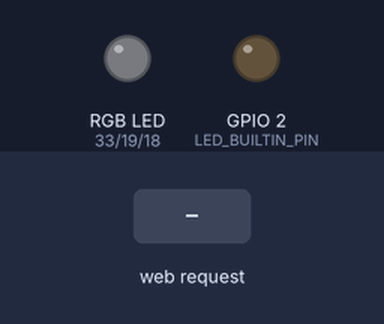
Recording of a program running on a simulated ESP32. Parts: an RGB LED mixed from three pins (HIGH = lit), output pins drawn as LEDs (lit = HIGH). The test bench sets the inputs (shaded band). WiFi joins after 1.5 s; servers stay silent unless stated; what the program prints to the serial monitor is not drawn.

Above: at 2.7 s.
2.8 s: HTTP request GET /H received
At 3.8 s:
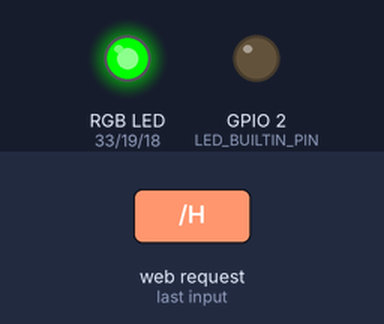
4.3 s: HTTP request GET /L received
At 5.0 s:
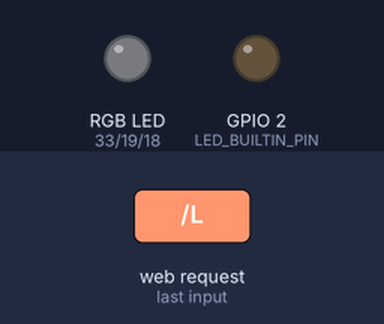
Timing chart, 0 to 7.3 s (numbered marks = the images above; inputs shaded):
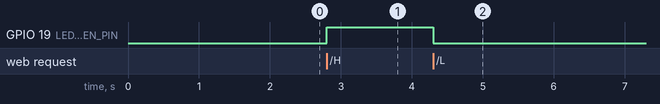

The program:

main.cpp
```cpp
/*
 WiFi Web Server LED Blink
 A simple web server that lets you blink an LED via the web.
 This sketch will print the IP address of your WiFi Shield (once connected)
 to the Serial monitor. From there, you can open that address in a web browser
 to turn on and off the LED on pin 5.
 If the IP address of your shield is yourAddress:
 http://yourAddress/H turns the LED on
 http://yourAddress/L turns it off
 This example is written for a network using WPA encryption. For
 WEP or WPA, change the Wifi.begin() call accordingly.
 Circuit:
 * WiFi shield attached
 * LED attached to pin 5
 created for arduino 25 Nov 2012
 by Tom Igoe
ported for sparkfun esp32
31.01.2017 by Jan Hendrik Berlin

 */

//https://github.com/espressif/arduino-esp32/blob/master/libraries/WiFi/examples/SimpleWiFiServer/SimpleWiFiServer.ino

#include <WiFi.h>
#include "drv_gpio.h"
#include "board.h"
const char* ssid     = "guest";
const char* password = "lstarguest";

WiFiServer server(80);

void setup()
{
    Serial.begin(115200);
    init_gpio();
//    pinMode(5, OUTPUT);      // set the LED pin mode

    delay(10);

    // We start by connecting to a WiFi network

    Serial.println();
    Serial.println();
    Serial.print("Connecting to ");
    Serial.println(ssid);

    WiFi.begin(ssid, password);

    while (WiFi.status() != WL_CONNECTED) {
        delay(500);
        Serial.print(".");
    }

    Serial.println("");
    Serial.println("WiFi connected.");
    Serial.println("IP address: ");
    Serial.println(WiFi.localIP());

    server.begin();

}

int value = 0;

void loop(){
 WiFiClient client = server.available();   // listen for incoming clients

  if (client) {                             // if you get a client,
    Serial.println("New Client.");           // print a message out the serial port
    String currentLine = "";                // make a String to hold incoming data from the client
    while (client.connected()) {            // loop while the client's connected
      if (client.available()) {             // if there's bytes to read from the client,
        char c = client.read();             // read a byte, then
        Serial.write(c);                    // print it out the serial monitor
        if (c == '\n') {                    // if the byte is a newline character

          // if the current line is blank, you got two newline characters in a row.
          // that's the end of the client HTTP request, so send a response:
          if (currentLine.length() == 0) {
            // HTTP headers always start with a response code (e.g. HTTP/1.1 200 OK)
            // and a content-type so the client knows what's coming, then a blank line:
            client.println("HTTP/1.1 200 OK");
            client.println("Content-type:text/html");
            client.println();

            // the content of the HTTP response follows the header:
            client.print("Click <a href=\"/H\">here</a> to turn the LED on Green on.<br>");
            client.print("Click <a href=\"/L\">here</a> to turn the LED on Green off.<br>");

            // The HTTP response ends with another blank line:
            client.println();
            // break out of the while loop:
            break;
          } else {    // if you got a newline, then clear currentLine:
            currentLine = "";
          }
        } else if (c != '\r') {  // if you got anything else but a carriage return character,
          currentLine += c;      // add it to the end of the currentLine
        }

        // Check to see if the client request was "GET /H" or "GET /L":
        if (currentLine.endsWith("GET /H")) {
        GREEN_LED_ON;
//          digitalWrite(5, HIGH);               // GET /H turns the LED on
        }
        if (currentLine.endsWith("GET /L")) {
          GREEN_LED_OFF;
         // digitalWrite(5, LOW);                // GET /L turns the LED off
        }
      }
    }
    // close the connection:
    client.stop();
    Serial.println("Client Disconnected.");
  }
}
```

board.h
```cpp
#ifndef __BOARD_H
#define __BOARD_H

#define LED_BUILTIN_PIN     2
#define LED_RED_PIN         33
#define LED_GREEN_PIN       19
#define LED_BLUE_PIN        18

#define LED_BUILTIN_PIN     2
#define LED_RED_PIN         33
#define LED_GREEN_PIN       19
#define LED_BLUE_PIN        18
#define RGB_LED_PIN         23

#define BOOT_SW_PIN         0
#define SW1_PIN             34
#define SW2_PIN             35

#define SD_CS_PIN           15
#define SPI2_SCK_PIN        14
#define SPI2_MOSI_PIN       13
#define SPI2_MISO_PIN       12
#define SD_DECT_PIN         27

#define SCL_PIN             22
#define SDA_PIN             21

#define DAC1_PIN            25
#define DAC2_PIN            26

#define BAT_ADC_PIN         15
#define TC_ADC_P_PIN        39
#define TC_ADC_N_PIN        36

#define CAN_RX_PIN          4
#define CAN_TX_PIN          5

#define UART_RXI2_PIN       16
#define UART_TXO2_PIN       17

#define TOUCH_CH1           T9

#define READ_SW1_PIN        (!digitalRead(SW1_PIN))
#define READ_SW2_PIN        (!digitalRead(SW2_PIN))
#define READ_BOOT_SW_PIN    (!digitalRead(BOOT_SW_PIN))

#define BUILTIN_LED_ON      digitalWrite(LED_BUILTIN_PIN,HIGH)
#define BUILTIN_LED_OFF     digitalWrite(LED_BUILTIN_PIN,LOW)
#define RED_LED_ON          digitalWrite(LED_RED_PIN,HIGH)
#define RED_LED_OFF         digitalWrite(LED_RED_PIN,LOW)
#define GREEN_LED_ON        digitalWrite(LED_GREEN_PIN,HIGH)
#define GREEN_LED_OFF       digitalWrite(LED_GREEN_PIN,LOW)
#define BLUE_LED_ON         digitalWrite(LED_BLUE_PIN,HIGH)
#define BLUE_LED_OFF        digitalWrite(LED_BLUE_PIN,LOW)

#define RED_LED_TOGGLE      (digitalWrite(LED_RED_PIN, !digitalRead(LED_RED_PIN)))
#define GREEN_LED_TOGGLE    (digitalWrite(LED_GREEN_PIN, !digitalRead(LED_GREEN_PIN)))
#define BLUE_LED_TOGGLE     (digitalWrite(LED_BLUE_PIN, !digitalRead(LED_BLUE_PIN)))
#define BUILTIN_LED_TOGGLE  (digitalWrite(LED_BUILTIN_PIN, !digitalRead(LED_BUILTIN_PIN)))

#endif
```

drv_gpio.h
```cpp
#pragma once

void init_gpio(void);
```

drv_gpio.cpp
```cpp
#include <Arduino.h>
#include "drv_gpio.h"
#include "board.h"


void init_gpio(void){
    pinMode(LED_RED_PIN,OUTPUT);
    pinMode(LED_GREEN_PIN,OUTPUT);
    pinMode(LED_BLUE_PIN,OUTPUT);
    pinMode(LED_BUILTIN_PIN,OUTPUT);
    pinMode(SW1_PIN,INPUT);
    pinMode(SW2_PIN,INPUT);
//    pinMode(BOOT_SW_PIN,INPUT);
}
```

Measured:
- after the input at 2.8 s, GPIO 19 (LED_GREEN_PIN): LOW → HIGH at once
- after the input at 4.3 s, GPIO 19 (LED_GREEN_PIN): HIGH → LOW at once
